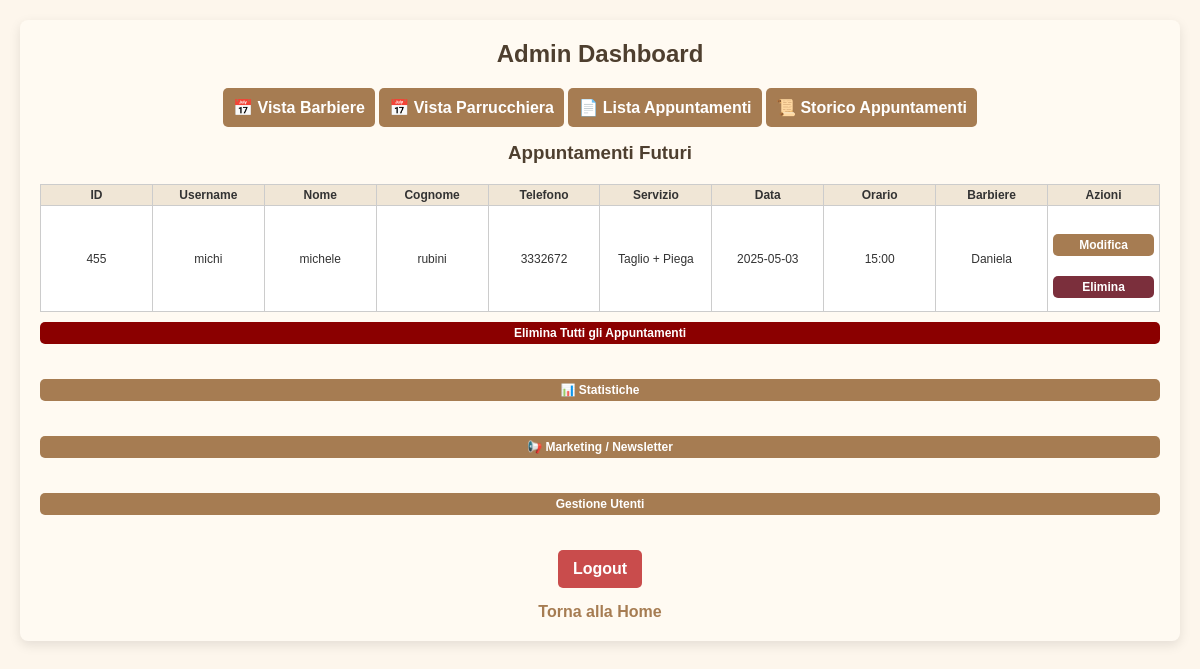
The page /admin_dashboard (signed in) on the database as committed earlier.
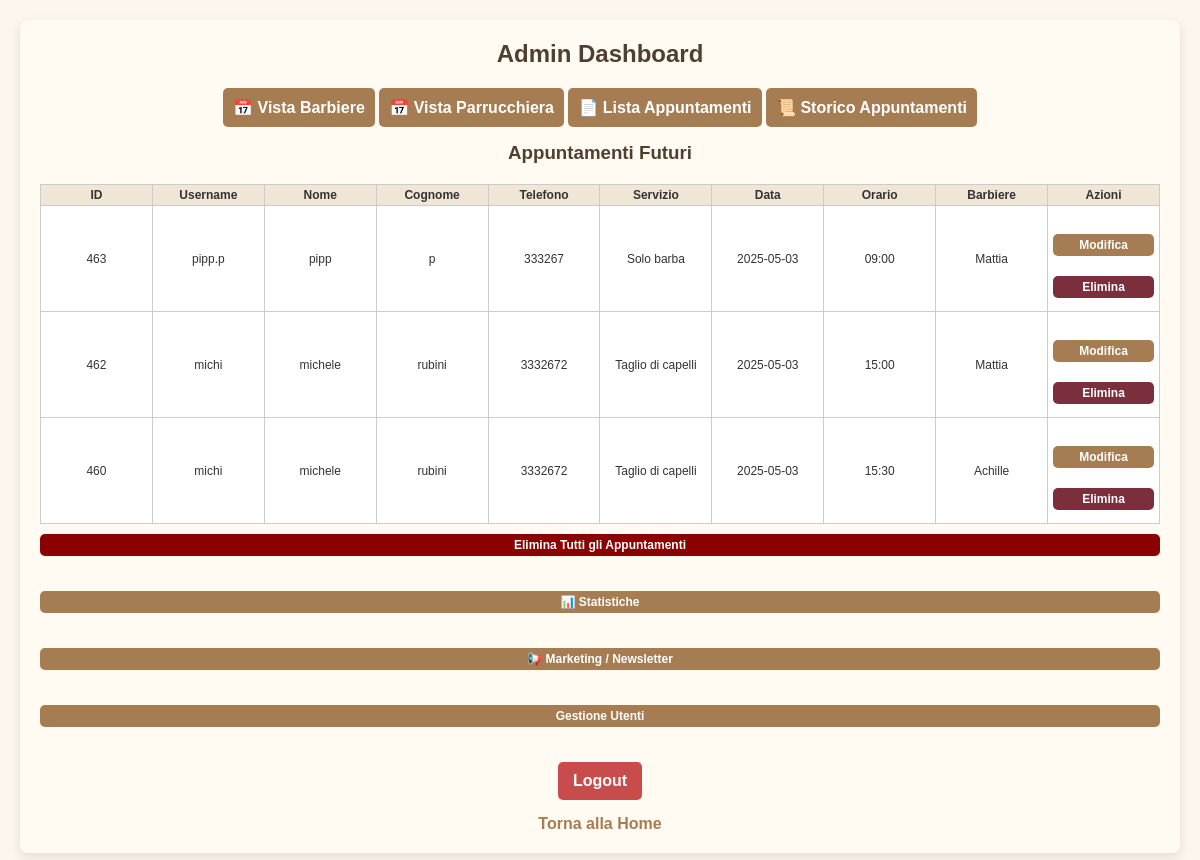
The same page on the database as committed later.
### tables this page shows
CREATE TABLE appointments (
            id INTEGER PRIMARY KEY AUTOINCREMENT,
            user_id INTEGER NOT NULL,
            service TEXT NOT NULL,
            date TEXT NOT NULL,
            time TEXT NOT NULL, barber TEXT NOT NULL DEFAULT 'Mattia', tipo TEXT DEFAULT 'barbiere',
            FOREIGN KEY (user_id) REFERENCES users(id)
        );

CREATE TABLE users (
            id INTEGER PRIMARY KEY AUTOINCREMENT,
            username TEXT NOT NULL UNIQUE,
            password TEXT NOT NULL
        , name TEXT NOT NULL DEFAULT 'NOME', surname TEXT NOT NULL DEFAULT 'COGNOME', phone TEXT NOT NULL DEFAULT '0000000000', email TEXT, newsletter_optin INTEGER DEFAULT 0);

### app.py (the view)
@app.route('/admin_dashboard')
def admin_dashboard():
    if 'admin' not in session:
        return redirect(url_for('login_admin'))
    conn = sqlite3.connect('bookings.db')
    cursor = conn.cursor()
    today = datetime.now().strftime("%Y-%m-%d")
    conn.commit()
    cursor.execute("""
        SELECT appointments.id, users.username, users.name, users.surname, users.phone,
               appointments.service, appointments.date, appointments.time, appointments.barber
        FROM appointments
        JOIN users ON appointments.user_id = users.id
        WHERE appointments.date >= ?
        ORDER BY DATE(appointments.date), TIME(appointments.time)
    """, (today,))
    appointments = cursor.fetchall()
    conn.close()
    return render_template('admin_dashboard.html', appointments=appointments)

### templates/admin_dashboard.html (shortened to what this page needs)
<!DOCTYPE html>
<html lang="it">
<head>
  <link rel="stylesheet" href="{{ url_for('static', filename='style.css') }}">
</head>
<body>
  <div class="container">
    <h2>Admin Dashboard</h2>
    <div class="view-toggle">
      <button onclick="showCalendarView()">📅 Vista Barbiere</button>
      <button onclick="location.href='{{ url_for('admin_hourly_calendar') }}'">📅 Vista Parrucchiera</button>
      <button onclick="showListView()">📄 Lista Appuntamenti</button>
      <button onclick="location.href='{{ url_for('admin_history') }}'">📜 Storico Appuntamenti</button>
    </div>
    <div id="list-view" class="list-view active-view">
      <h3>Appuntamenti Futuri</h3>
      {% if appointments %}
        <table>
          <thead>
            <tr>
              <th>ID</th>
              <th>Username</th>
              <th>Nome</th>
              <th>Cognome</th>
              <th>Telefono</th>
              <th>Servizio</th>
              <th>Data</th>
              <th>Orario</th>
              <th>Barbiere</th>
              <th>Azioni</th>
            </tr>
          </thead>
          <tbody>
            {% for appointment in appointments %}
              <tr>
                <td>{{ appointment[0] }}</td>
                <td>{{ appointment[1] }}</td>
                <td>{{ appointment[2] }}</td>
                <td>{{ appointment[3] }}</td>
                <td>{{ appointment[4] }}</td>
                <td>{{ appointment[5] }}</td>
                <td>{{ appointment[6] }}</td>
                <td>{{ appointment[7] }}</td>
                <td>{{ appointment[8] }}</td>
                <td>
                  <a href="{{ url_for('edit_appointment', appointment_id=appointment[0]) }}">
                    <button class="big-btn">Modifica</button>
                  </a>
                  <button class="delete-appointment admin big-btn" data-id="{{ appointment[0] }}" style="background-color: #7b2f3c; color: white;">Elimina</button>
                </td>
              </tr>
            {% endfor %}
          </tbody>
        </table>
      {% else %}
        <p>Nessun appuntamento disponibile.</p>
      {% endif %}
    </div>
    <form action="{{ url_for('delete_all_appointments') }}" method="post" onsubmit="return confirm('Sei sicuro di voler eliminare tutti gli appuntamenti?');">
      <button type="submit" class="big-btn" style="background-color: darkred;">Elimina Tutti gli Appuntamenti</button>
    </form>
    <a href="{{ url_for('admin_stats') }}">
      <button class="big-btn">📊 Statistiche</button>
    </a>
    <a href="{{ url_for('admin_marketing') }}">
      <button class="big-btn" style="margin: 10px 0;">📢 Marketing / Newsletter</button>
    </a>
    <a href="{{ url_for('admin_users') }}">
      <button class="big-btn">Gestione Utenti</button>
    </a>
    <a href="{{ url_for('logout') }}"><button class="logout-btn">Logout</button></a>
    <a href="{{ url_for('index') }}">Torna alla Home</a>
  </div>
</body>
</html>

### static/style.css (style rules this page uses)
* { box-sizing: border-box; margin: 0; padding: 0; }
body { font-family: 'Arial', sans-serif; background-color: #fdf6ec; color: #333; display: flex; flex-direction: column; align-items: center; padding: 20px; }
.container { width: 100%; max-width: 600px; background: #fffaf2; padding: 20px; border-radius: 8px; box-shadow: 0 4px 12px rgba(0, 0, 0, 0.1); margin: 20px 0; }
h1, h2, h3 { text-align: center; color: #4e3f2f; margin-bottom: 15px; }
form { display: flex; flex-direction: column; }
input, select, button { padding: 10px; margin-top: 5px; background-color: #fef9f0; color: #333; border: 1px solid #ccc; border-radius: 5px; font-size: 16px; }
button { background-color: #a67c52; color: #fff; cursor: pointer; font-weight: bold; transition: background-color 0.3s; border: none; }
.big-btn { width: 100%; padding: 15px; font-size: 18px; margin: 10px 0; }
.logout-btn { background-color: #c94c4c; color: white; padding: 10px 15px; font-size: 16px; font-weight: bold; border-radius: 5px; cursor: pointer; transition: background-color 0.3s; border: none; margin-top: 10px; }
a { display: block; text-align: center; margin-top: 15px; text-decoration: none; color: #a67c52; font-weight: bold; }
table { width: 100%; border-collapse: collapse; margin-top: 20px; background-color: #fff; color: #333; }
table, th, td { border: 1px solid #ddd; }
th, td { padding: 10px; text-align: center; }
th { background-color: #f0e6d6; color: #333; }

### templates/admin_dashboard.html (style rules this page uses)
.container { max-width: 1400px; margin: auto; padding: 20px; }
.view-toggle { margin: 15px 0; text-align: center; }
.calendar-view, .list-view { display: none; }
.active-view { display: block; }
table { font-size: 12px; border-collapse: collapse; width: 100%; table-layout: fixed; }
th, td { padding: 3px 5px; text-align: center; border: 1px solid #ccc; overflow: hidden; text-overflow: ellipsis; white-space: nowrap; }
th:nth-child(1), td:nth-child(1) { max-width: 40px; }
th:nth-child(9), td:nth-child(9) { max-width: 120px; }
.big-btn { font-size: 12px; padding: 4px 8px; }

Rows that differ between the two databases and show on the page:
removed appointments: id "455", username "michi", name "michele", surname "rubini", phone "3332672", service "Taglio + Piega", date "2025-05-03", time "15:00", barber "Daniela"
added appointments: id "463", username "pipp.p", name "pipp", surname "p", phone "333267", service "Solo barba", date "2025-05-03", time "09:00", barber "Mattia"
added appointments: id "462", username "michi", name "michele", surname "rubini", phone "3332672", service "Taglio di capelli", date "2025-05-03", time "15:00", barber "Mattia"
added appointments: id "460", username "michi", name "michele", surname "rubini", phone "3332672", service "Taglio di capelli", date "2025-05-03", time "15:30", barber "Achille"
